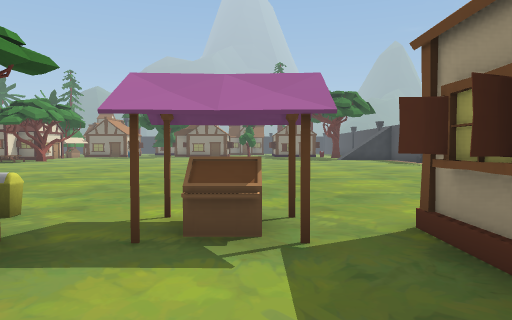
View 1 (above)

24 first-person views from a walk through a scene from a Unity 3-D project. The camera is 1.5 m above the floor, tilts 2° down and sees 70° across. The floor is counted in squares, 2 m on a side. Each view is taken from the middle of a square. On the plan, view 1 faces up. The plan holds only what a view shows up to about 11 squares ahead; the rest is blank. The place goes on beyond the plan. The player is left out.

View 2
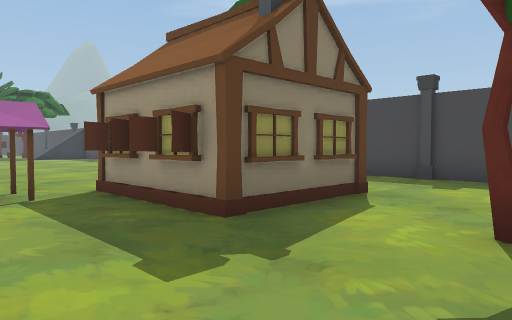

View 3
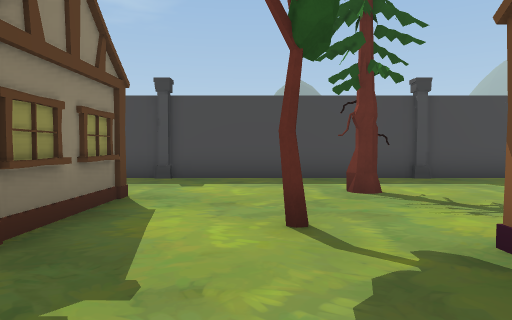

View 4
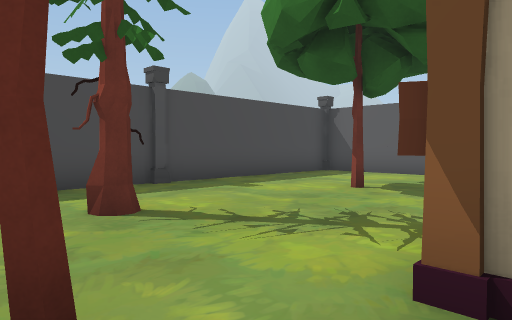

View 5
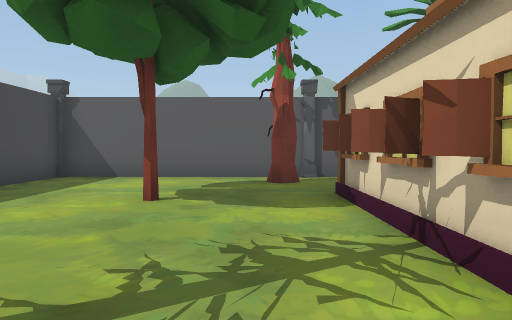

View 6
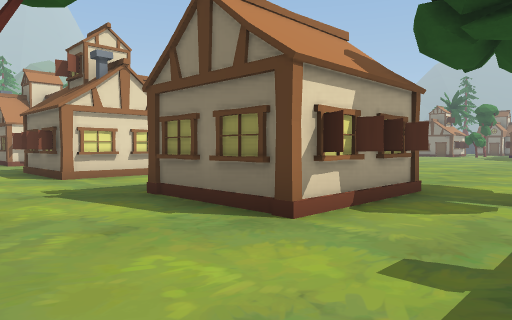

View 7
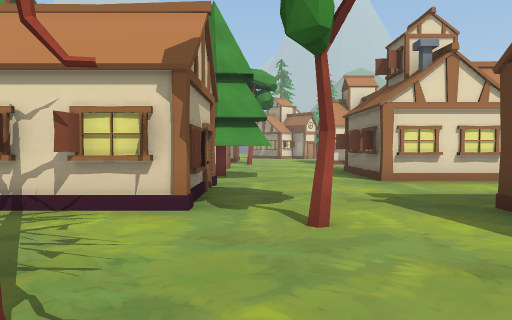

View 8
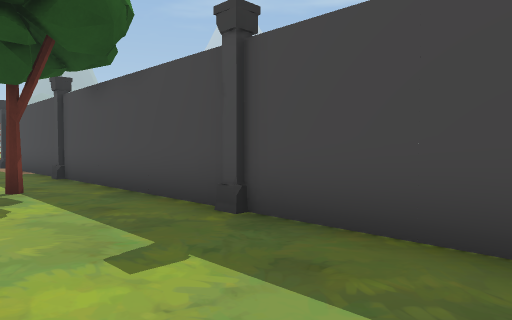

View 9
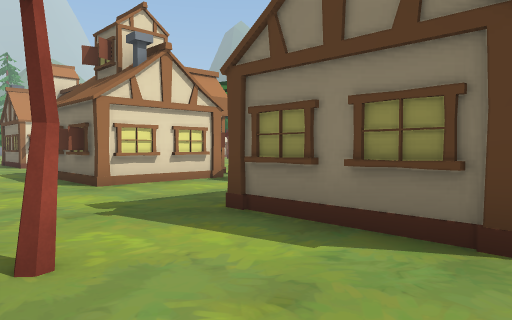

View 10
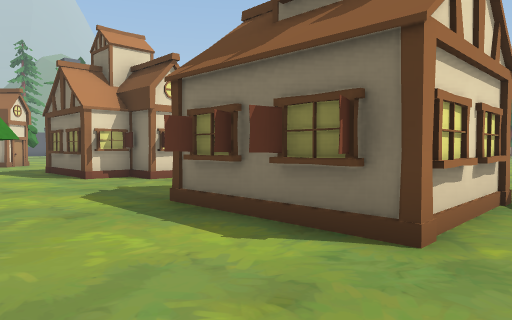

View 11
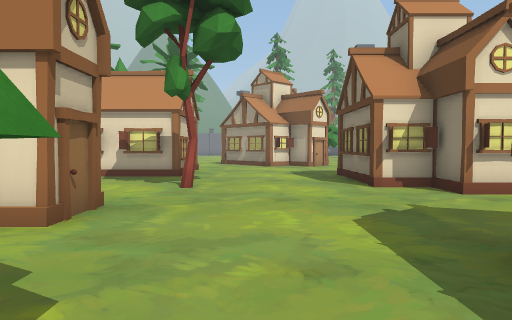

View 12
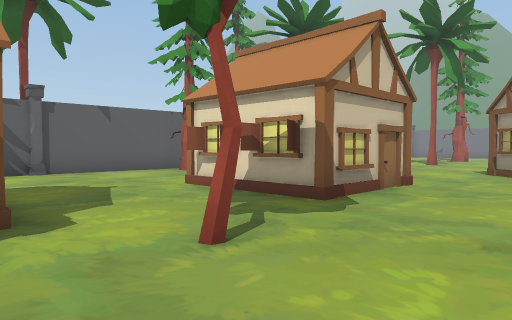

View 13
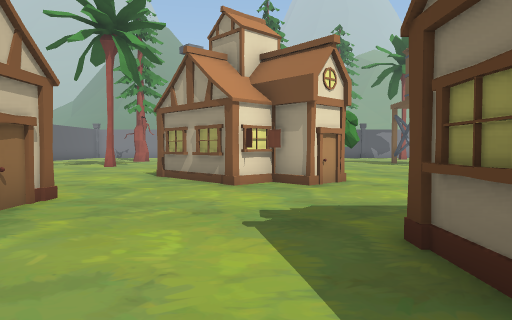

View 14
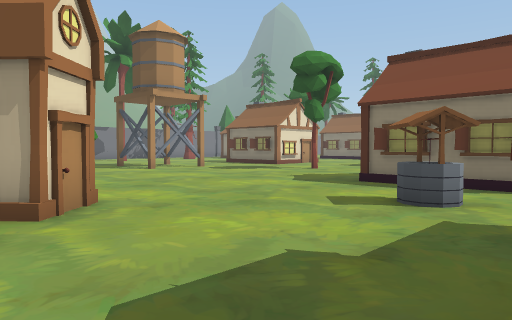

View 15
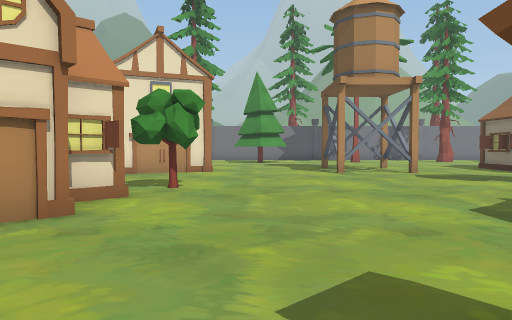

View 16
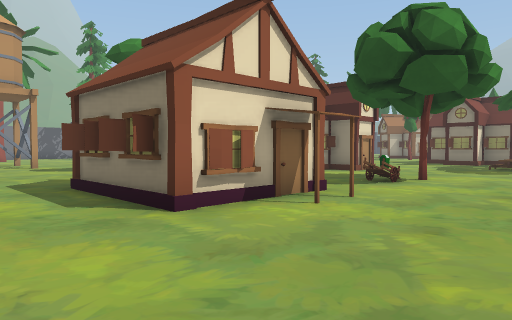

View 17
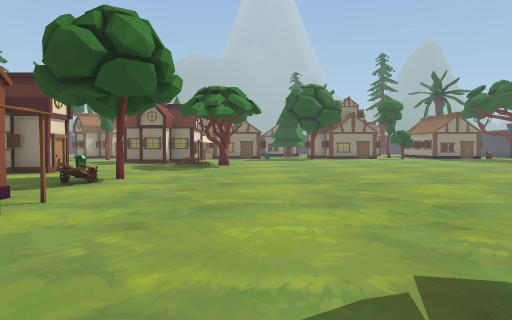

View 18
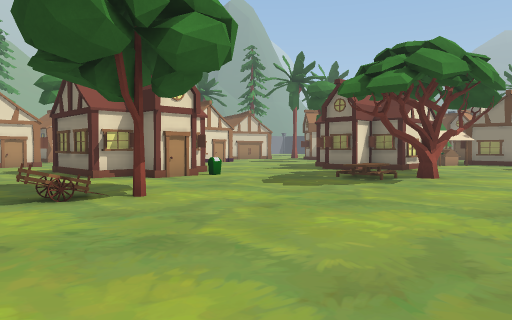

View 19
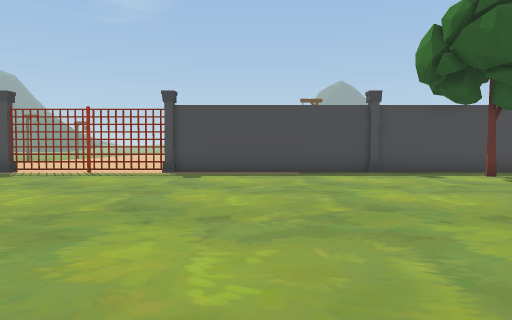

View 20
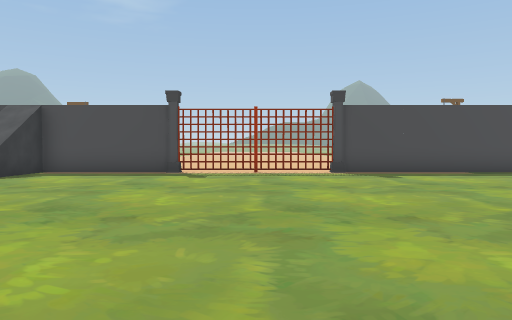

View 21
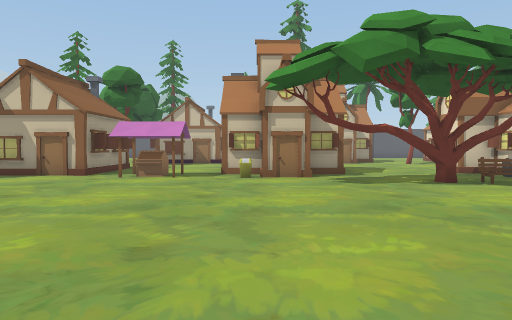

View 22
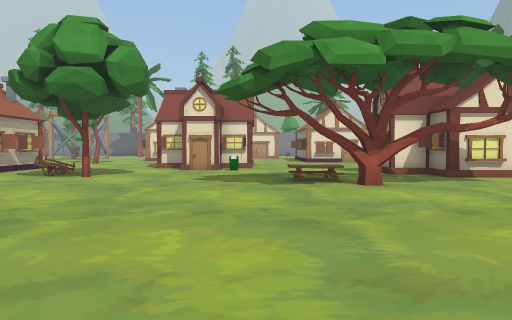

View 23
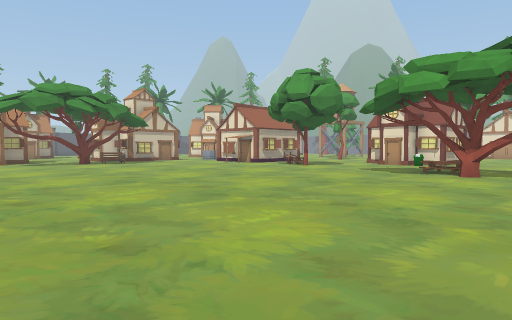

View 24
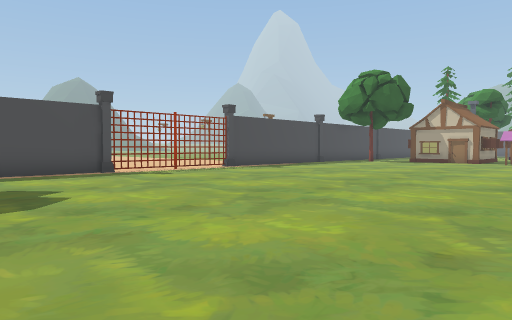

### Floor plan
Key: @ floor where view 1 was taken; # wall or solid block; x gap in a wall; . floor; / step, stairs or slope; = window, fence, low wall or low ledge; H house; C column; W well; O other object.
Columns run from 25 left of view 1 to 8 right of it. Each row starts with its distance up from view 1.
 22           HHH...     .. ..     ///
 21           HH.....................#
 20           ....#..................#
 19           ..//#..................#
 18          .../O...................#
 17          ........................C
 16         HH.......................#
 15         HH.......................#
 14      HHHH........................#
 13      .......#.......... .........C
 12      ......=........... .........#
 11          ..O.....................#
 10 ..        .......................#
  9 ....      HH.....................#
  8 ........H  H.....................#
  7 #.......H  H.....................#
  6 #........HHH.....................C
  5 ............... OO#..............#
  4 ..........W... .O....HH.OO.....#.#
  3 ............   H....HHHHOOHHHHH..#
  2 .....O......    H...H  H..HH HH..#
  1 O...OHHH....H  H....H  H..HH H...#
  0 O... HHH.....HH.....HHHH.@.HHHH..C
 -1 OO     HH........................#
 -2        H...................#.....#
 -3      HH........#.....##..........#
 -4     ......HHH.....H.. #xHHH...#..#
 -5     .....    H...H H       H.....#
 -6     ...      H...          H.....C
 -7     ..     HHH...          H.....#
 -8             .....          H.#...#
 -9             .....        HH......#
-10            .....          .......#
-11            .....          .##....#
-12              #C#          #C######

Where each view was taken, in squares from view 1:
view 1: 0 up, 0 right, facing up
view 2: 3 down, 1 left, facing up-right
view 3: 2 down, 1 left, facing right
view 4: 2 down, 1 right, facing down-right
view 5: 3 down, 3 right, facing down
view 6: 3 down, 7 right, facing up-left
view 7: 3 down, 6 right, facing left
view 8: 3 down, 5 right, facing up-right
view 9: 3 down, 5 right, facing up-left
view 10: 3 down, 1 left, facing up-left
view 11: 2 down, 3 left, facing left
view 12: 1 down, 8 left, facing down-left
view 13: 1 down, 10 left, facing left
view 14: 1 down, 13 left, facing up-left
view 15: 3 up, 14 left, facing left
view 16: 4 up, 10 left, facing up-left
view 17: 4 up, 10 left, facing up
view 18: 10 up, 8 left, facing up-left
view 19: 10 up, 3 left, facing right
view 20: 15 up, 3 left, facing right
view 21: 13 up, 3 left, facing down
view 22: 17 up, 4 left, facing left
view 23: 22 up, 1 left, facing down-left
view 24: 22 up, 3 left, facing down-right
